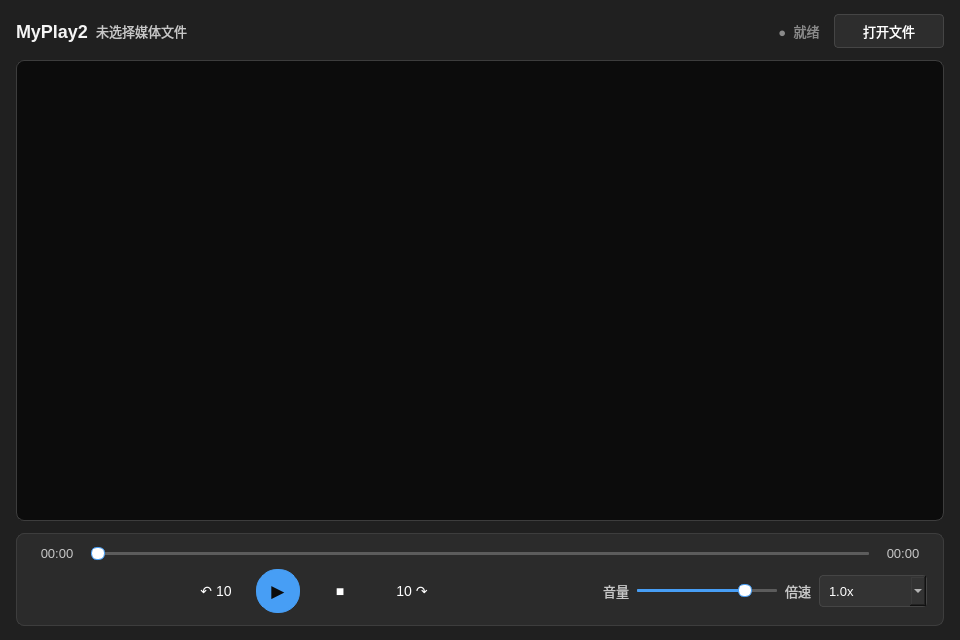
<?xml version="1.0" encoding="UTF-8"?>
<ui version="4.0">
 <class>Widget</class>
 <widget class="QWidget" name="Widget">
  <property name="geometry">
   <rect>
    <x>0</x>
    <y>0</y>
    <width>960</width>
    <height>640</height>
   </rect>
  </property>
  <property name="minimumSize">
   <size>
    <width>720</width>
    <height>480</height>
   </size>
  </property>
  <property name="windowTitle">
   <string>MyPlay2</string>
  </property>
  <property name="styleSheet">
   <string notr="true">QWidget {
    font-family: &quot;Microsoft YaHei UI&quot;;
    font-size: 13px;
}

QWidget#Widget {
    background-color: #202020;
    color: #ffffff;
}

QFrame#videoFrame {
    background-color: #0c0c0c;
    border: 1px solid #3d3d3d;
    border-radius: 8px;
}

QFrame#controlPanel {
    background-color: #2b2b2b;
    border: 1px solid #3d3d3d;
    border-radius: 8px;
}

QLabel#appNameLabel {
    color: #f5f5f5;
    font-size: 18px;
    font-weight: 600;
}

QLabel#mediaTitleLabel {
    color: #c7c7c7;
}

QLabel#playbackStateLabel {
    color: #8a8a8a;
    padding: 0 6px;
}

QLabel#currentTimeLabel,
QLabel#totalTimeLabel,
QLabel#volumeLabel,
QLabel#speedLabel {
    color: #c7c7c7;
}

QPushButton {
    min-height: 32px;
    padding: 0 12px;
    color: #ffffff;
    background-color: #333333;
    border: 1px solid #454545;
    border-radius: 4px;
}

QPushButton:hover {
    background-color: #3d3d3d;
    border-color: #505050;
}

QPushButton:pressed {
    color: #c7c7c7;
    background-color: #292929;
    border-color: #393939;
}

QPushButton#openButton {
    min-width: 84px;
    background-color: #2d2d2d;
}

QPushButton#playPauseButton {
    min-width: 42px;
    max-width: 42px;
    min-height: 42px;
    max-height: 42px;
    padding: 0;
    color: #0c0c0c;
    background-color: #479ef5;
    border: 1px solid #479ef5;
    border-radius: 21px;
    font-size: 17px;
}

QPushButton#playPauseButton:hover {
    background-color: #62abf5;
    border-color: #62abf5;
}

QPushButton#rewindButton,
QPushButton#forwardButton,
QPushButton#stopButton {
    min-width: 46px;
    padding: 0 8px;
    background-color: transparent;
    border-color: transparent;
    font-size: 14px;
}

QPushButton#rewindButton:hover,
QPushButton#forwardButton:hover,
QPushButton#stopButton:hover {
    background-color: #383838;
    border-color: #383838;
}

QSlider::groove:horizontal {
    height: 3px;
    background-color: #5c5c5c;
    border-radius: 1px;
}

QSlider::sub-page:horizontal {
    background-color: #479ef5;
    border-radius: 1px;
}

QSlider::handle:horizontal {
    width: 12px;
    margin: -5px 0;
    background-color: #ffffff;
    border: 1px solid #479ef5;
    border-radius: 6px;
}

QComboBox {
    min-height: 30px;
    min-width: 70px;
    padding: 0 9px;
    color: #ffffff;
    background-color: #333333;
    border: 1px solid #454545;
    border-radius: 4px;
}

QComboBox:hover {
    background-color: #3d3d3d;
    border-color: #505050;
}

QComboBox QAbstractItemView {
    color: #ffffff;
    background-color: #2b2b2b;
    border: 1px solid #454545;
    selection-background-color: #094771;
    outline: 0;
}</string>
  </property>
  <layout class="QVBoxLayout" name="mainLayout" stretch="0,1,0">
   <property name="spacing">
    <number>12</number>
   </property>
   <property name="leftMargin">
    <number>16</number>
   </property>
   <property name="topMargin">
    <number>14</number>
   </property>
   <property name="rightMargin">
    <number>16</number>
   </property>
   <property name="bottomMargin">
    <number>14</number>
   </property>
   <item>
    <layout class="QHBoxLayout" name="titleLayout">
     <property name="spacing">
      <number>8</number>
     </property>
     <item>
      <widget class="QLabel" name="appNameLabel">
       <property name="text">
        <string>MyPlay2</string>
       </property>
      </widget>
     </item>
     <item>
      <widget class="QLabel" name="mediaTitleLabel">
       <property name="sizePolicy">
        <sizepolicy hsizetype="Expanding" vsizetype="Preferred">
         <horstretch>0</horstretch>
         <verstretch>0</verstretch>
        </sizepolicy>
       </property>
       <property name="text">
        <string>未选择媒体文件</string>
       </property>
       <property name="textFormat">
        <enum>Qt::PlainText</enum>
       </property>
       <property name="alignment">
        <set>Qt::AlignVCenter|Qt::AlignLeft</set>
       </property>
      </widget>
     </item>
     <item>
      <widget class="QLabel" name="playbackStateLabel">
       <property name="text">
        <string>●  就绪</string>
       </property>
       <property name="alignment">
        <set>Qt::AlignCenter</set>
       </property>
      </widget>
     </item>
     <item>
      <widget class="QPushButton" name="openButton">
       <property name="toolTip">
        <string>选择媒体文件</string>
       </property>
       <property name="text">
        <string>打开文件</string>
       </property>
      </widget>
     </item>
    </layout>
   </item>
   <item>
    <widget class="QFrame" name="videoFrame">
     <property name="sizePolicy">
      <sizepolicy hsizetype="Expanding" vsizetype="Expanding">
       <horstretch>0</horstretch>
       <verstretch>1</verstretch>
      </sizepolicy>
     </property>
     <property name="minimumSize">
      <size>
       <width>0</width>
       <height>300</height>
      </size>
     </property>
     <property name="frameShape">
      <enum>QFrame::StyledPanel</enum>
     </property>
     <layout class="QVBoxLayout" name="videoLayout">
      <property name="spacing">
       <number>0</number>
      </property>
      <property name="leftMargin">
       <number>1</number>
      </property>
      <property name="topMargin">
       <number>1</number>
      </property>
      <property name="rightMargin">
       <number>1</number>
      </property>
      <property name="bottomMargin">
       <number>1</number>
      </property>
     </layout>
    </widget>
   </item>
   <item>
    <widget class="QFrame" name="controlPanel">
     <property name="frameShape">
      <enum>QFrame::StyledPanel</enum>
     </property>
     <layout class="QVBoxLayout" name="controlPanelLayout">
      <property name="spacing">
       <number>8</number>
      </property>
      <property name="leftMargin">
       <number>16</number>
      </property>
      <property name="topMargin">
       <number>12</number>
      </property>
      <property name="rightMargin">
       <number>16</number>
      </property>
      <property name="bottomMargin">
       <number>12</number>
      </property>
      <item>
       <layout class="QHBoxLayout" name="progressLayout">
        <property name="spacing">
         <number>10</number>
        </property>
        <item>
         <widget class="QLabel" name="currentTimeLabel">
          <property name="minimumSize">
           <size>
            <width>48</width>
            <height>0</height>
           </size>
          </property>
          <property name="text">
           <string>00:00</string>
          </property>
          <property name="alignment">
           <set>Qt::AlignCenter</set>
          </property>
         </widget>
        </item>
        <item>
         <widget class="QSlider" name="positionSlider">
          <property name="toolTip">
           <string>播放进度</string>
          </property>
          <property name="maximum">
           <number>1000</number>
          </property>
          <property name="pageStep">
           <number>10</number>
          </property>
          <property name="orientation">
           <enum>Qt::Horizontal</enum>
          </property>
         </widget>
        </item>
        <item>
         <widget class="QLabel" name="totalTimeLabel">
          <property name="minimumSize">
           <size>
            <width>48</width>
            <height>0</height>
           </size>
          </property>
          <property name="text">
           <string>00:00</string>
          </property>
          <property name="alignment">
           <set>Qt::AlignCenter</set>
          </property>
         </widget>
        </item>
       </layout>
      </item>
      <item>
       <layout class="QHBoxLayout" name="playbackControlsLayout">
        <property name="spacing">
         <number>8</number>
        </property>
        <item>
         <spacer name="transportLeftSpacer">
          <property name="orientation">
           <enum>Qt::Horizontal</enum>
          </property>
          <property name="sizeHint" stdset="0">
           <size>
            <width>24</width>
            <height>20</height>
           </size>
          </property>
         </spacer>
        </item>
        <item>
         <widget class="QPushButton" name="rewindButton">
          <property name="toolTip">
           <string>后退 10 秒</string>
          </property>
          <property name="text">
           <string>↶ 10</string>
          </property>
         </widget>
        </item>
        <item>
         <widget class="QPushButton" name="playPauseButton">
          <property name="minimumSize">
           <size>
            <width>42</width>
            <height>42</height>
           </size>
          </property>
          <property name="maximumSize">
           <size>
            <width>42</width>
            <height>42</height>
           </size>
          </property>
          <property name="toolTip">
           <string>播放或暂停</string>
          </property>
          <property name="text">
           <string>▶</string>
          </property>
         </widget>
        </item>
        <item>
         <widget class="QPushButton" name="stopButton">
          <property name="toolTip">
           <string>停止播放</string>
          </property>
          <property name="text">
           <string>■</string>
          </property>
         </widget>
        </item>
        <item>
         <widget class="QPushButton" name="forwardButton">
          <property name="toolTip">
           <string>前进 10 秒</string>
          </property>
          <property name="text">
           <string>10 ↷</string>
          </property>
         </widget>
        </item>
        <item>
         <spacer name="controlsSpacer">
          <property name="orientation">
           <enum>Qt::Horizontal</enum>
          </property>
          <property name="sizeHint" stdset="0">
           <size>
            <width>24</width>
            <height>20</height>
           </size>
          </property>
         </spacer>
        </item>
        <item>
         <widget class="QLabel" name="volumeLabel">
          <property name="text">
           <string>音量</string>
          </property>
         </widget>
        </item>
        <item>
         <widget class="QSlider" name="volumeSlider">
          <property name="minimumSize">
           <size>
            <width>100</width>
            <height>0</height>
           </size>
          </property>
          <property name="maximumSize">
           <size>
            <width>140</width>
            <height>16777215</height>
           </size>
          </property>
          <property name="toolTip">
           <string>音量</string>
          </property>
          <property name="maximum">
           <number>100</number>
          </property>
          <property name="value">
           <number>80</number>
          </property>
          <property name="orientation">
           <enum>Qt::Horizontal</enum>
          </property>
         </widget>
        </item>
        <item>
         <widget class="QLabel" name="speedLabel">
          <property name="text">
           <string>倍速</string>
          </property>
         </widget>
        </item>
        <item>
         <widget class="QComboBox" name="speedComboBox">
          <property name="toolTip">
           <string>播放速度</string>
          </property>
          <property name="currentIndex">
           <number>1</number>
          </property>
          <item>
           <property name="text">
            <string>0.5x</string>
           </property>
          </item>
          <item>
           <property name="text">
            <string>1.0x</string>
           </property>
          </item>
          <item>
           <property name="text">
            <string>1.25x</string>
           </property>
          </item>
          <item>
           <property name="text">
            <string>1.5x</string>
           </property>
          </item>
          <item>
           <property name="text">
            <string>2.0x</string>
           </property>
          </item>
         </widget>
        </item>
       </layout>
      </item>
     </layout>
    </widget>
   </item>
  </layout>
 </widget>
 <resources/>
 <connections/>
</ui>
